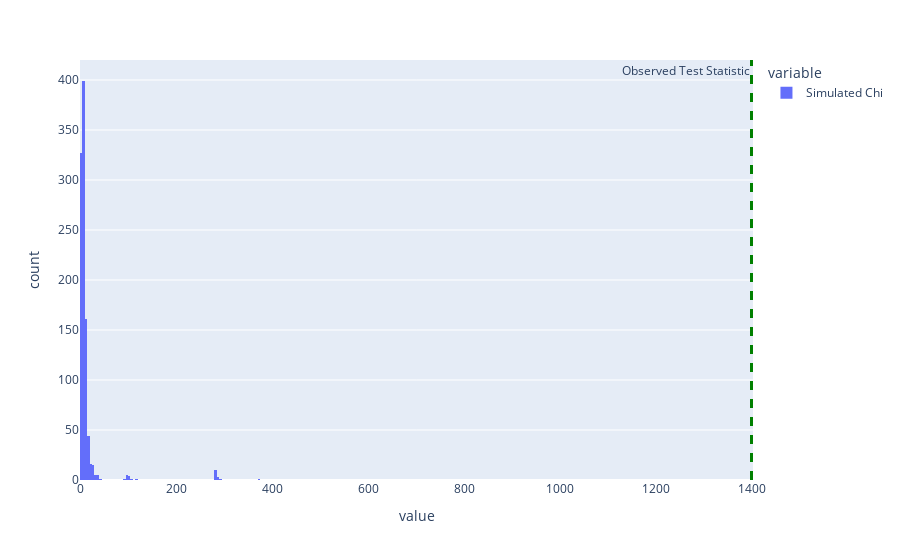

Notebook cell for this chart:
### Code cell
chi_viz = pd.DataFrame({'Simulated Chi': chi_stats})
fig = px.histogram(chi_viz)
fig.add_vline(x=observed_stat, line_width=3, line_dash='dash', line_color='green', annotation_text='Observed Test Statistic', annotation_position='top left')
fig.show()

fig.write_html('assets/sim_chi.html', include_plotlyjs='cdn')

### Figure 1 — Plotly figure (JSON) as saved in the notebook; plotly's stock layout.template omitted (floating-point values rounded to 4 significant figures; data arrays with more than 128 entries replaced by an {"elided": "..."} marker saying what was removed)
{"data": [{"alignmentgroup": "True", "bingroup": "x", "hovertemplate": "variable=Simulated Chi<br>value=%{x}<br>count=%{y}<extra></extra>", "legendgroup": "Simulated Chi", "marker": {"color": "#636efa", "pattern": {"shape": ""}}, "name": "Simulated Chi", "offsetgroup": "Simulated Chi", "orientation": "v", "showlegend": true, "type": "histogram", "x": {"elided": "1000 float values"}, "xaxis": "x", "yaxis": "y"}], "layout": {"annotations": [{"showarrow": false, "text": "Observed Test Statistic", "x": 1398, "xanchor": "right", "xref": "x", "y": 1, "yanchor": "top", "yref": "y domain"}], "barmode": "relative", "legend": {"title": {"text": "variable"}, "tracegroupgap": 0}, "margin": {"t": 60}, "shapes": [{"line": {"color": "green", "dash": "dash", "width": 3}, "type": "line", "x0": 1398, "x1": 1398, "xref": "x", "y0": 0, "y1": 1, "yref": "y domain"}], "xaxis": {"anchor": "y", "domain": [0, 1], "title": {"text": "value"}}, "yaxis": {"anchor": "x", "domain": [0, 1], "title": {"text": "count"}}}}
